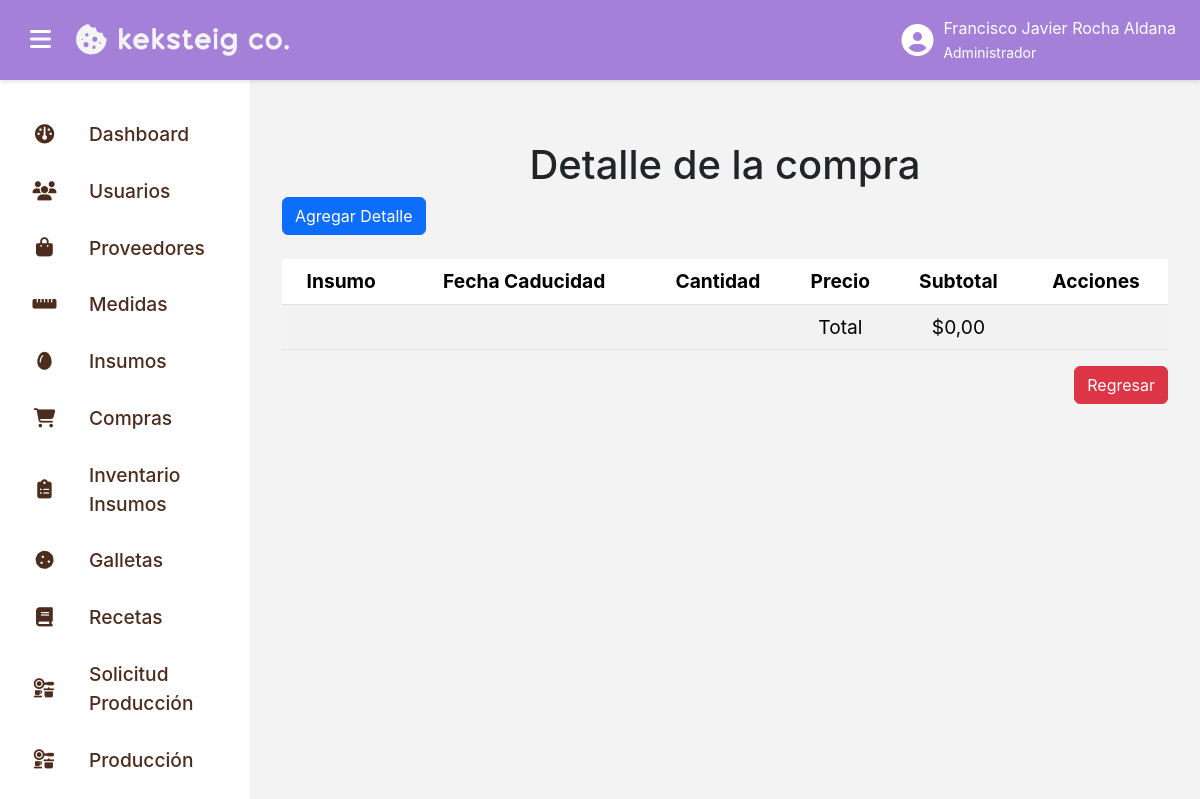
Before: /compras/lista_detallecompras/1 (signed in) with the older database file.
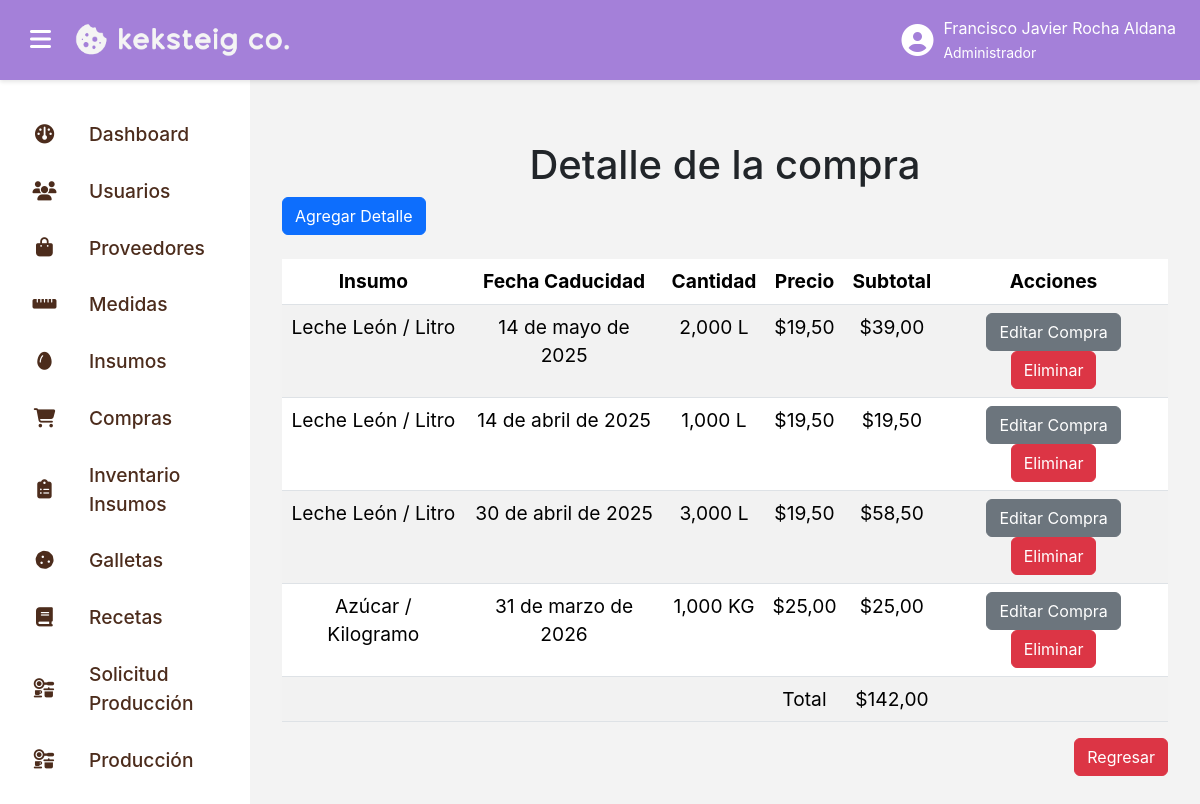
After: the same page with the newer database file.
### compras_app/models.py (models this page shows, shortened)
class DetalleCompra(models.Model):
    compra = models.ForeignKey(Compra, on_delete=models.CASCADE, null=False, blank=False)
    insumo = models.ForeignKey(Insumo, on_delete=models.CASCADE, null=False, blank=False)
    cantidad = models.DecimalField(max_digits=10, decimal_places=3)
    precio_unitario = models.DecimalField(max_digits=10 , decimal_places=3)
    fecha_caducidad = models.DateTimeField(default=now)

### insumos_app/models.py (models this page shows)
class Insumo(models.Model):
    nombre = models.TextField(max_length=100)
    descripcion = models.TextField(max_length=500)
    medida = models.ForeignKey(Medida, on_delete=models.CASCADE, null=False, blank=False)
    cantidad_minima = models.DecimalField(decimal_places=3, max_digits=10, null=False, default=0)
    def __str__(self):
        return f"{self.nombre} / {self.medida.nombre}"

### medidas_app/models.py (models this page shows, shortened)
class Medida(models.Model):
    nombre = models.TextField(max_length=50, null=False)
    nomenclatura = models.TextField(max_length=5, null=False)

### compras_app/views.py (the view, shortened to what this page needs)
# urls.py: path("lista_detallecompras/<int:id>", login_required(ListaDetalleComprasView.as_view()), name="lista_detallecompras"),
class ListaDetalleComprasView(PermissionRequiredMixin, TemplateView):
    permission_required = ["compras_app.view_DetalleCompra"]
    login_url = "login"
    template_name = "lista_detallecompras.html"
    def get_context_data(self, **kwargs):
        id = kwargs.get("id")
        lista = DetalleCompra.objects.filter(compra_id=id)
        total = Decimal("0.0")
        for detalle in lista:
            detalle.subtotal = detalle.cantidad * detalle.precio_unitario
            total += detalle.subtotal
        return {
            "lista": lista,
            "id": id,
            "total": total
        }

### compras_app/templates/lista_detallecompras.html (shortened to what this page needs)
{% extends "base.html" %}
{% load static %}
{% block content %}
<div class="pantalla-completa">
    <div class="menu">
        <h1 class="text-center">
            Detalle de la compra
        </h1>
        <a class="btn btn-primary" href="{% url "crear_detallecompras" id %}">
            Agregar Detalle
        </a>
        <div class="row d-flex mt-4">
            <div class="col-lg-12 col-md-12 col-sm-12 col-12">
                <div class="d-flex align-items-center justify-content-center">
                    <table class="table table-hover table-striped">
                        <thead>
                            <th class="text-center">
                                Insumo
                            </th>
                            <th class="text-center">
                                Fecha Caducidad
                            </th>
                            <th class="text-center">
                                Cantidad
                            </th>
                            <th class="text-center">
                                Precio
                            </th>
                            <th class="text-center">
                                Subtotal
                            </th>
                            <th class="text-center">
                                Acciones
                            </th>
                        </thead>
                        <tbody>
                            {% for item in lista %}
                                <tr>
                                    <td class="text-center">
                                        {{ item.insumo }}
                                    </td>
                                    <td class="text-center">
                                        {{ item.fecha_caducidad|date }}
                                    </td>
                                    <td class="text-center">
                                        {{ item.cantidad }} {{ item.insumo.medida.nomenclatura }}
                                    </td>
                                    <td class="text-center">
                                        &dollar;{{ item.precio_unitario|floatformat:2 }}
                                    </td>
                                    <td class="text-center">
                                        &dollar;{{ item.subtotal|floatformat:2 }}
                                    </td>
                                    <td class="text-center">
                                        <a class="btn btn-secondary" href="{% url "editar_detallecompras" item.id %}">
                                            Editar Compra
                                        </a>
                                        <button class="btn btn-danger" data-bs-toggle="modal" data-bs-target="#deleteModal" data-id="{{ item.id }}">
                                            Eliminar
                                        </button>
                                    </td>
                                </tr>
                            {% endfor %}
                            <tr>
                                <td class="text-center">
                                </td>
                                <td class="text-center">
                                </td>
                                <td class="text-center">
                                </td>
                                <td class="text-center">
                                    Total
                                </td>
                                <td class="text-center">
                                    &dollar;{{ total|floatformat:2 }}
                                </td>
                                <td class="text-center">
                                </td>
                            </tr>
                        </tbody>
                    </table>
                </div>
            </div>
        </div>
        <div class="d-flex align-items-center justify-content-end">
            <a class="btn btn-danger" href="{% url "lista_compras" %}">
                Regresar
            </a>
        </div>
    </div>
</div>
{% endblock content %}

### templates/base.html (shortened to what the changed rows need)
{% load static %}
<!DOCTYPE html>
<html lang="es">
<head>
    <link rel="stylesheet" href="{% static 'css/bootstrap.min.css' %}">
    <link href="https://cdnjs.cloudflare.com/ajax/libs/font-awesome/6.7.2/css/all.min.css" rel="stylesheet">
    <link rel="stylesheet" href="{% static 'css/styles.css' %}">
</head>
<body>
    <div class="topbar">
        <div class="user-info">
            <span>
                {{ user.first_name }} {{ user.last_name }}
                <br>
                <small>
                    {% for group in user.groups.all %}
                        {{ group.name }}
                    {% empty %}
                        El usuario no pertenece a ningún grupo.
                    {% endfor %}
                </small>
            </span>
        </div>
    </div>
    <div class="sidebar {% if is_sidebar_collapsed %}collapsed{% endif %}" id="sidebar">
        {% for grupo in request.user.groups.all %}
            {% if grupo.name == 'Administrador' %}
                <a href="{% url 'home' %}" class="{% if request.resolver_match.url_name == 'home' %}active{% endif %}">
                    <i class="fa-solid fa-dashboard"></i>
                    <span>
                        Dashboard
                    </span>
                </a>
            {% endif %}
            {% if grupo.name == 'Administrador' %}
                <a href="{% url 'lista_usuarios' %}" class="{% if '/usuarios/' in request.path %}active{% endif %}">
                    <i class="fas fa-users"></i>
                    <span>
                        Usuarios
                    </span>
                </a>
            {% endif %}
            {% if grupo.name == 'Administrador' %}
                <a href="{% url 'lista_proveedores' %}" class="{% if request.resolver_match.url_name == 'lista_proveedores' %}active{% endif %}">
                    <i class="fa-solid fa-bag-shopping"></i>
                    <span>
                        Proveedores
                    </span>
                </a>
            {% endif %}
            {% if grupo.name == 'Administrador' %}
                <a href="{% url 'lista_medidas' %}" class="{% if request.resolver_match.url_name == 'lista_medidas' %}active{% endif %}">
                    <i class="fa-solid fa-ruler-horizontal"></i>
                    <span>
                        Medidas
                    </span>
                </a>
            {% endif %}
            {% if grupo.name == 'Administrador' %}
                <a href="{% url 'lista_insumos' %}" class="{% if request.resolver_match.url_name == 'lista_insumos' %}active{% endif %}">
                    <i class="fa-solid fa-egg"></i>
                    <span>
                        Insumos
                    </span>
                </a>
            {% endif %}
            {% if grupo.name == 'Administrador' %}
                <a href="{% url 'lista_compras' %}" class="{% if request.resolver_match.url_name == 'lista_compras' %}active{% endif %}">
                    <i class="fa-solid fa-cart-shopping"></i>
                    <span>
                        Compras
                    </span>
                </a>
            {% endif %}
            {% if grupo.name == 'Administrador' %}
                <a href="{% url 'lista_inventario' %}" class="{% if request.resolver_match.url_name == 'lista_inventario' %}active{% endif %}">
                    <i class="fa-solid fa-clipboard-list"></i>
                    <span>
                        Inventario Insumos
                    </span>
                </a>
            {% endif %}
            {% if grupo.name == 'Administrador' %}
                <a href="{% url 'lista_galletas' %}" class="{% if request.resolver_match.url_name == 'lista_galletas' %}active{% endif %}">
                    <i class="fa-solid fa-cookie"></i>
                    <span>
                        Galletas
                    </span>
                </a>
            {% endif %}
            {% if grupo.name == 'Administrador' %}
                <a href="{% url 'lista_recetas' %}" class="{% if request.resolver_match.url_name == 'lista_recetas' %}active{% endif %}">
                    <i class="fa-solid fa-book"></i>
                    <span>
                        Recetas
                    </span>
                </a>
            {% endif %}
            {% if grupo.name == 'Administrador' %}
                <a href="{% url 'lista_solicitarproducciones' %}" class="{% if request.resolver_match.url_name == 'lista_solicitarproducciones' %}active{% endif %}">
                    <i class="fa-solid fa-kitchen-set"></i>
                    <span>
                        Solicitud Producción
                    </span>
                </a>
            {% endif %}
            {% if grupo.name == 'Administrador' %}
                <a href="{% url 'lista_producciones' %}" class="{% if request.resolver_match.url_name == 'lista_producciones' %}active{% endif %}">
                    <i class="fa-solid fa-kitchen-set"></i>
                    <span>
                        Producción
                    </span>
                </a>
            {% endif %}
            {% if grupo.name == 'Administrador' %}
                <a href="{% url 'lista_mermas' %}" class="{% if request.resolver_match.url_name == 'lista_mermas' %}active{% endif %}">
                </a>
            {% endif %}
        {% endfor %}
    </div>
    <div class="content">
        {% block content %}
        {% endblock content %}
    </div>
</body>
</html>

Changed rows visible on the page:
added DetalleCompra: insumo "Leche León / Litro", fecha_caducidad "14 de mayo de 2025", cantidad "2,000", insumo.medida.nomenclatura "L", precio_unitario "19,50", subtotal "39,00"
added DetalleCompra: insumo "Leche León / Litro", fecha_caducidad "14 de abril de 2025", cantidad "1,000", insumo.medida.nomenclatura "L", precio_unitario "19,50", subtotal "19,50"
added DetalleCompra: insumo "Leche León / Litro", fecha_caducidad "30 de abril de 2025", cantidad "3,000", insumo.medida.nomenclatura "L", precio_unitario "19,50", subtotal "58,50"
added DetalleCompra: insumo "Azúcar / Kilogramo", fecha_caducidad "31 de marzo de 2026", cantidad "1,000", insumo.medida.nomenclatura "KG", precio_unitario "25,00", subtotal "25,00"
Other visible differences:
{{ total|floatformat:2 }}: "0,00" → "142,00"
